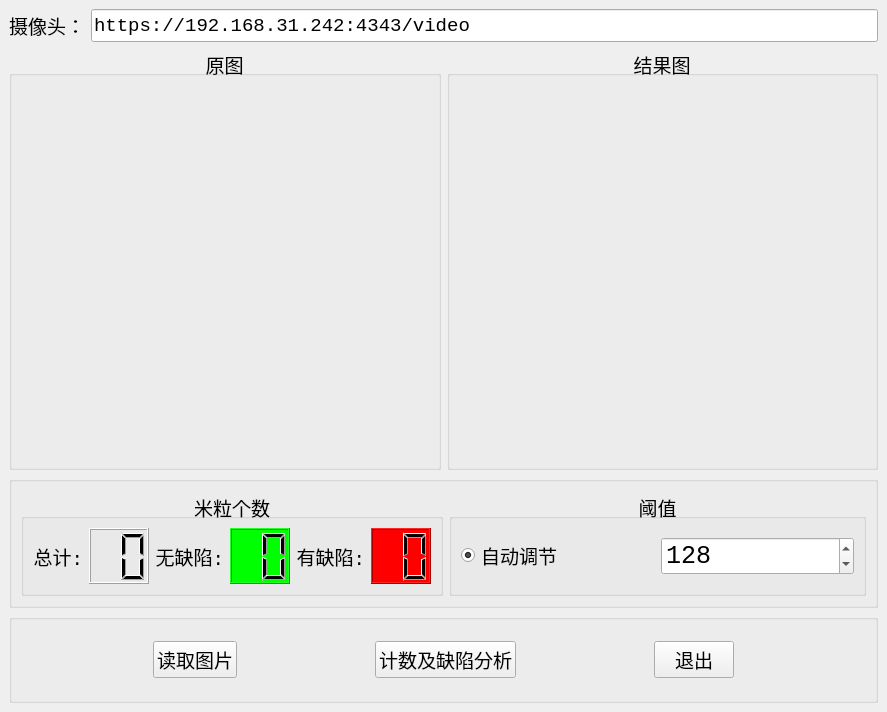
<?xml version="1.0" encoding="UTF-8"?>
<ui version="4.0">
 <class>MainWindow</class>
 <widget class="QMainWindow" name="MainWindow">
  <property name="geometry">
   <rect>
    <x>0</x>
    <y>0</y>
    <width>887</width>
    <height>712</height>
   </rect>
  </property>
  <property name="font">
   <font>
    <family>Courier New</family>
    <pointsize>14</pointsize>
   </font>
  </property>
  <property name="windowTitle">
   <string>米粒计数器</string>
  </property>
  <property name="windowIcon">
   <iconset resource="res.qrc">
    <normaloff>:/icon/icon/rice.ico</normaloff>:/icon/icon/rice.ico</iconset>
  </property>
  <property name="windowOpacity">
   <double>1.000000000000000</double>
  </property>
  <property name="iconSize">
   <size>
    <width>100</width>
    <height>100</height>
   </size>
  </property>
  <property name="toolButtonStyle">
   <enum>Qt::ToolButtonIconOnly</enum>
  </property>
  <property name="tabShape">
   <enum>QTabWidget::Rounded</enum>
  </property>
  <widget class="QWidget" name="centralwidget">
   <layout class="QVBoxLayout" name="verticalLayout">
    <item>
     <layout class="QHBoxLayout" name="horizontalLayout_4">
      <item>
       <widget class="QLabel" name="label_7">
        <property name="text">
         <string>摄像头：</string>
        </property>
        <property name="alignment">
         <set>Qt::AlignRight|Qt::AlignTrailing|Qt::AlignVCenter</set>
        </property>
       </widget>
      </item>
      <item>
       <widget class="QLineEdit" name="edtImg">
        <property name="maximumSize">
         <size>
          <width>16777215</width>
          <height>33</height>
         </size>
        </property>
        <property name="toolTip">
         <string>&lt;html&gt;&lt;head/&gt;&lt;body&gt;&lt;p&gt;内置摄像头、网络摄像头或USB摄像头&lt;/p&gt;&lt;/body&gt;&lt;/html&gt;</string>
        </property>
        <property name="toolTipDuration">
         <number>0</number>
        </property>
        <property name="text">
         <string>https://192.168.31.242:4343/video</string>
        </property>
       </widget>
      </item>
     </layout>
    </item>
    <item>
     <layout class="QHBoxLayout" name="horizontalLayout_5">
      <item>
       <widget class="QGroupBox" name="groupBox_2">
        <property name="title">
         <string>原图</string>
        </property>
        <property name="alignment">
         <set>Qt::AlignCenter</set>
        </property>
        <property name="flat">
         <bool>false</bool>
        </property>
        <layout class="QGridLayout" name="gridLayout">
         <item row="0" column="0">
          <widget class="QLabel" name="labframe">
           <property name="minimumSize">
            <size>
             <width>400</width>
             <height>300</height>
            </size>
           </property>
           <property name="autoFillBackground">
            <bool>false</bool>
           </property>
           <property name="frameShape">
            <enum>QFrame::NoFrame</enum>
           </property>
           <property name="frameShadow">
            <enum>QFrame::Plain</enum>
           </property>
           <property name="text">
            <string/>
           </property>
           <property name="alignment">
            <set>Qt::AlignCenter</set>
           </property>
          </widget>
         </item>
        </layout>
       </widget>
      </item>
      <item>
       <widget class="QGroupBox" name="groupBox_3">
        <property name="title">
         <string>结果图</string>
        </property>
        <property name="alignment">
         <set>Qt::AlignCenter</set>
        </property>
        <layout class="QGridLayout" name="gridLayout_2">
         <item row="0" column="0">
          <widget class="QLabel" name="labBin">
           <property name="minimumSize">
            <size>
             <width>400</width>
             <height>300</height>
            </size>
           </property>
           <property name="frameShape">
            <enum>QFrame::NoFrame</enum>
           </property>
           <property name="text">
            <string/>
           </property>
          </widget>
         </item>
        </layout>
       </widget>
      </item>
     </layout>
    </item>
    <item>
     <widget class="QGroupBox" name="groupBox_5">
      <property name="maximumSize">
       <size>
        <width>16777215</width>
        <height>132</height>
       </size>
      </property>
      <property name="title">
       <string/>
      </property>
      <layout class="QHBoxLayout" name="horizontalLayout_6">
       <item>
        <widget class="QGroupBox" name="groupBox">
         <property name="title">
          <string>米粒个数</string>
         </property>
         <property name="alignment">
          <set>Qt::AlignCenter</set>
         </property>
         <layout class="QHBoxLayout" name="horizontalLayout_9">
          <item>
           <layout class="QHBoxLayout" name="horizontalLayout_2">
            <item>
             <widget class="QLabel" name="label">
              <property name="text">
               <string>总计:</string>
              </property>
              <property name="alignment">
               <set>Qt::AlignRight|Qt::AlignTrailing|Qt::AlignVCenter</set>
              </property>
             </widget>
            </item>
            <item>
             <widget class="QLCDNumber" name="lcdRiceNum">
              <property name="minimumSize">
               <size>
                <width>60</width>
                <height>43</height>
               </size>
              </property>
              <property name="smallDecimalPoint">
               <bool>false</bool>
              </property>
              <property name="digitCount">
               <number>2</number>
              </property>
              <property name="segmentStyle">
               <enum>QLCDNumber::Filled</enum>
              </property>
             </widget>
            </item>
           </layout>
          </item>
          <item>
           <layout class="QHBoxLayout" name="horizontalLayout_7">
            <item>
             <widget class="QLabel" name="label_5">
              <property name="text">
               <string>无缺陷:</string>
              </property>
              <property name="alignment">
               <set>Qt::AlignRight|Qt::AlignTrailing|Qt::AlignVCenter</set>
              </property>
             </widget>
            </item>
            <item>
             <widget class="QLCDNumber" name="lcdGood">
              <property name="minimumSize">
               <size>
                <width>60</width>
                <height>43</height>
               </size>
              </property>
              <property name="styleSheet">
               <string notr="true">background-color: rgb(0, 255, 0);</string>
              </property>
              <property name="digitCount">
               <number>2</number>
              </property>
             </widget>
            </item>
           </layout>
          </item>
          <item>
           <layout class="QHBoxLayout" name="horizontalLayout_8">
            <item>
             <widget class="QLabel" name="label_2">
              <property name="text">
               <string>有缺陷:</string>
              </property>
              <property name="alignment">
               <set>Qt::AlignRight|Qt::AlignTrailing|Qt::AlignVCenter</set>
              </property>
             </widget>
            </item>
            <item>
             <widget class="QLCDNumber" name="lcdBad">
              <property name="minimumSize">
               <size>
                <width>60</width>
                <height>43</height>
               </size>
              </property>
              <property name="styleSheet">
               <string notr="true">background-color: rgb(255, 0, 0);</string>
              </property>
              <property name="digitCount">
               <number>2</number>
              </property>
             </widget>
            </item>
           </layout>
          </item>
         </layout>
        </widget>
       </item>
       <item>
        <widget class="QGroupBox" name="groupBox_6">
         <property name="title">
          <string>阈值</string>
         </property>
         <property name="alignment">
          <set>Qt::AlignCenter</set>
         </property>
         <layout class="QHBoxLayout" name="horizontalLayout_3">
          <item>
           <widget class="QRadioButton" name="rbtnThres">
            <property name="text">
             <string>自动调节</string>
            </property>
            <property name="checked">
             <bool>true</bool>
            </property>
           </widget>
          </item>
          <item>
           <widget class="QSpinBox" name="sboxthreshold">
            <property name="minimumSize">
             <size>
              <width>100</width>
              <height>0</height>
             </size>
            </property>
            <property name="font">
             <font>
              <family>Courier New</family>
              <pointsize>19</pointsize>
             </font>
            </property>
            <property name="maximum">
             <number>255</number>
            </property>
            <property name="value">
             <number>128</number>
            </property>
           </widget>
          </item>
         </layout>
        </widget>
       </item>
      </layout>
     </widget>
    </item>
    <item>
     <widget class="QGroupBox" name="groupBox_4">
      <property name="maximumSize">
       <size>
        <width>16777215</width>
        <height>89</height>
       </size>
      </property>
      <property name="title">
       <string/>
      </property>
      <layout class="QHBoxLayout" name="horizontalLayout">
       <item>
        <spacer name="horizontalSpacer_2">
         <property name="orientation">
          <enum>Qt::Horizontal</enum>
         </property>
         <property name="sizeHint" stdset="0">
          <size>
           <width>40</width>
           <height>20</height>
          </size>
         </property>
        </spacer>
       </item>
       <item>
        <widget class="QPushButton" name="btnRead">
         <property name="font">
          <font>
           <family>Courier New</family>
           <pointsize>14</pointsize>
          </font>
         </property>
         <property name="text">
          <string>读取图片</string>
         </property>
        </widget>
       </item>
       <item>
        <spacer name="horizontalSpacer_4">
         <property name="orientation">
          <enum>Qt::Horizontal</enum>
         </property>
         <property name="sizeHint" stdset="0">
          <size>
           <width>40</width>
           <height>20</height>
          </size>
         </property>
        </spacer>
       </item>
       <item>
        <widget class="QPushButton" name="btnStart">
         <property name="font">
          <font>
           <family>Courier New</family>
           <pointsize>14</pointsize>
          </font>
         </property>
         <property name="text">
          <string>计数及缺陷分析</string>
         </property>
        </widget>
       </item>
       <item>
        <spacer name="horizontalSpacer">
         <property name="orientation">
          <enum>Qt::Horizontal</enum>
         </property>
         <property name="sizeHint" stdset="0">
          <size>
           <width>40</width>
           <height>20</height>
          </size>
         </property>
        </spacer>
       </item>
       <item>
        <widget class="QPushButton" name="btnclose">
         <property name="font">
          <font>
           <family>Courier New</family>
           <pointsize>14</pointsize>
          </font>
         </property>
         <property name="text">
          <string>退出</string>
         </property>
        </widget>
       </item>
       <item>
        <spacer name="horizontalSpacer_3">
         <property name="orientation">
          <enum>Qt::Horizontal</enum>
         </property>
         <property name="sizeHint" stdset="0">
          <size>
           <width>130</width>
           <height>20</height>
          </size>
         </property>
        </spacer>
       </item>
      </layout>
     </widget>
    </item>
   </layout>
  </widget>
 </widget>
 <resources>
  <include location="res.qrc"/>
 </resources>
 <connections>
  <connection>
   <sender>btnclose</sender>
   <signal>clicked()</signal>
   <receiver>MainWindow</receiver>
   <slot>close()</slot>
   <hints>
    <hint type="sourcelabel">
     <x>593</x>
     <y>513</y>
    </hint>
    <hint type="destinationlabel">
     <x>414</x>
     <y>284</y>
    </hint>
   </hints>
  </connection>
 </connections>
</ui>
